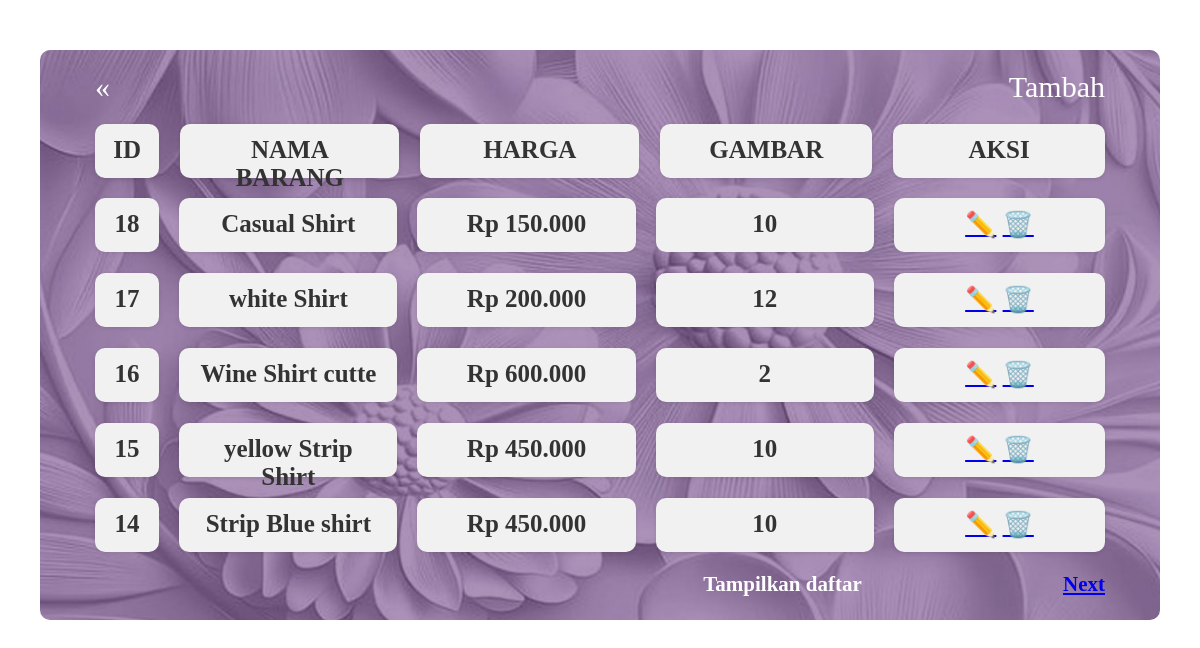
/admin/daftar-manaj/daftar.php, run on the app's committed database.
### tables this page shows
CREATE TABLE `product` (
  `id_barang` int(100) NOT NULL,
  `nama_barang` varchar(50) NOT NULL,
  `harga_barang` varchar(50) NOT NULL,
  `image` varchar(255) NOT NULL,
  `deskripsi` text NOT NULL,
  `stok` int(100) NOT NULL
);

### admin/daftar-manaj/daftar.php (the view, shortened to what this page needs)
<?php include '../../koneksi.php'; ?>
<!DOCTYPE html>
<html lang="id">
<head>
  <link rel="stylesheet" href="daftar.css" />
</head>
<body>
  <div class="container">
    <div class="top-bar">
      <div class="back"><a href="../manajemen.php">«</a></div>
      <div class="add"><a href="tambah.php">Tambah</a></div>
    </div>
    <div class="card-header">
      <div class="card-item box1">ID</div>
      <div class="card-item box">NAMA BARANG</div>
      <div class="card-item box">HARGA</div>
      <div class="card-item box5">GAMBAR</div>
      <div class="card-item box5">AKSI</div>
    </div>
    <div class="card-container" id="cardContainer">
      <?php
      $rowsPerPage = 5;
      $page = isset($_GET['page']) ? (int)$_GET['page'] : 1;
      $offset = ($page - 1) * $rowsPerPage;
      $totalQuery = mysqli_query($koneksi, "SELECT COUNT(*) AS total FROM product");
      $totalData = mysqli_fetch_assoc($totalQuery)['total'];
      $totalPages = ceil($totalData / $rowsPerPage);
      $result = mysqli_query($koneksi, "SELECT * FROM product ORDER BY id_barang DESC LIMIT $rowsPerPage OFFSET $offset");
      while ($row = mysqli_fetch_assoc($result)) {
          echo "<div class='card'>";
          echo "<div class='card-item box1'>{$row['id_barang']}</div>";
          echo "<div class='card-item box'>{$row['nama_barang']}</div>";
          echo "<div class='card-item box'>Rp " . number_format($row['harga_barang'], 0, ',', '.') . "</div>";
           echo "<div class='card-item box'>{$row['stok']}</div>";
          echo "<div class='card-item box5'>
                  <a href='edit.php?id={$row['id_barang']}'>✏️</a>
                  <a href='hapus.php?id={$row['id_barang']}' onclick='return confirm(\"Yakin ingin hapus produk?\")'>🗑️</a>
                </div>";
          echo "</div>";
      }
      ?>
    </div>
    <div class="nav-buttons">
      <div class="produk"><a href="produk.php">Tampilkan daftar</a></div>
      <?php if ($page < $totalPages): ?>
        <div><a href="?page=<?php echo $page + 1; ?>">Next</a></div>
      <?php else: ?>
        <div style="visibility:hidden;">Next</div>
      <?php endif; ?>
    </div>
  </div>
</body>
</html>

### admin/daftar-manaj/daftar.css (style rules this page uses)
body { font-family: Cambria, Cochin, Georgia, Times, 'Times New Roman', serif; margin: 0; background: url('bg.jpg') no-repeat center center/cover; color: white; }
.container { margin: 50px 40px 0 40px; height: 530px; background: #b698cc url('../image/logo-main.jpg') no-repeat center center; background-size: 1300px 650px; border-radius: 10px; padding: 20px 55px; }
.top-bar { display: flex; justify-content: space-between; align-items: center; margin-bottom: 20px; font-size: 30px; cursor: pointer; }
.back a { text-decoration: none; color: white; }
.add a { text-decoration: none; color: white; }
.card-header { display: flex; gap: 21px; margin-bottom: 20px; background: transparent; }
.card-header .box { text-align: center; background: #ddd; color: #000; padding: 12px 16px; border-radius: 10px; font-weight: bold; }
.card-container { display: flex; flex-direction: column; gap: 21px; }
.card { display: flex; align-items: center; justify-content: flex-start; gap: 20px; background: transparent; }
.card-item.box { text-align: center; background: #f1f1f1; color: #333; padding: 12px 16px; border-radius: 10px; box-shadow: 0 1px 4px rgba(0, 0, 0, 0.1); font-weight: bold; width: 260px; height: 30px; font-size: 25px; }
.card-item.box1 { text-align: center; background: #f1f1f1; color: #333; padding: 12px 16px; border-radius: 10px; box-shadow: 0 1px 4px rgba(0, 0, 0, 0.1); font-weight: bold; width: 45px; height: 30px; font-size: 25px; }
.card-item.box5 { text-align: center; background: #f1f1f1; color: #333; padding: 12px 16px; border-radius: 10px; box-shadow: 0 1px 4px rgba(0, 0, 0, 0.1); font-weight: bold; width: 250px; height: 30px; font-size: 25px; }
.nav-buttons { display: flex; justify-content: space-between; margin-top: 20px; font-weight: bold; font-size: 21px; cursor: pointer; }
.produk a { margin-top: 20px; margin-left: 330px; font-weight: bold; font-size: 21px; cursor: pointer; text-decoration: none; color: white; }

### data on the page
product: id_barang "18", nama_barang "Casual Shirt", harga_barang "150.000", stok "10"
product: id_barang "17", nama_barang "white Shirt", harga_barang "200.000", stok "12"
product: id_barang "16", nama_barang "Wine Shirt cutte", harga_barang "600.000", stok "2"
product: id_barang "15", nama_barang "yellow Strip Shirt", harga_barang "450.000", stok "10"
product: id_barang "14", nama_barang "Strip Blue shirt", harga_barang "450.000", stok "10"
